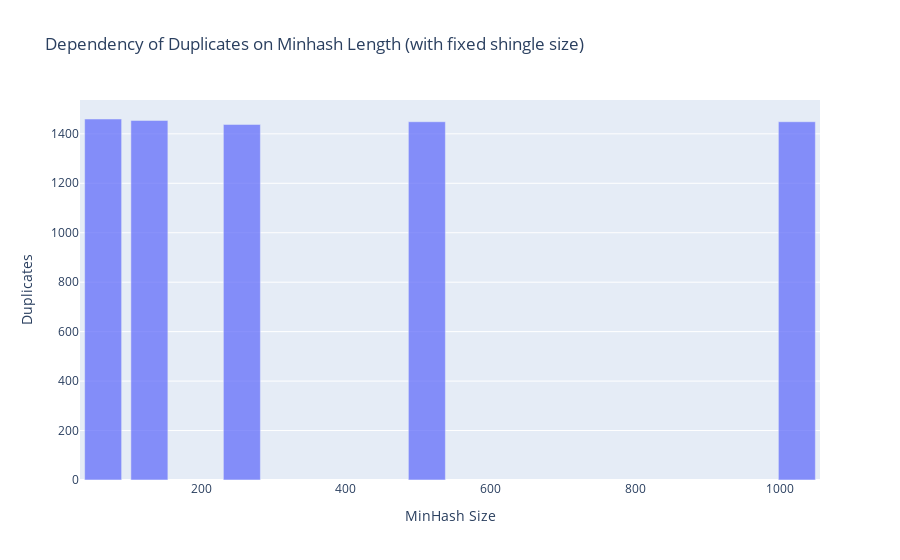

Notebook source saved alongside this figure:
### Code cell
num_perms = [64, 128, 256, 512, 1024]

# fixed shingles length
fshingle_result = []
for perms in num_perms:
    result = LSH(data[:DATA_SIZE], 50, perms, THRESHOLD)
    fshingle_result.append(len(result))

plot_dependency(num_perms, fshingle_result, 'MinHash Size', 'Duplicates', 'Dependency of Duplicates on Minhash Length (with fixed shingle size)')

### Figure 1 — Plotly figure (JSON) as saved in the notebook; plotly's stock layout.template omitted (floating-point values rounded to 4 significant figures)
{"data": [{"opacity": 0.75, "type": "bar", "x": [64, 128, 256, 512, 1024], "y": [1460, 1454, 1438, 1449, 1449]}], "layout": {"title": {"text": "Dependency of Duplicates on Minhash Length (with fixed shingle size)"}, "xaxis": {"title": {"text": "MinHash Size"}}, "yaxis": {"title": {"text": "Duplicates"}}}}
